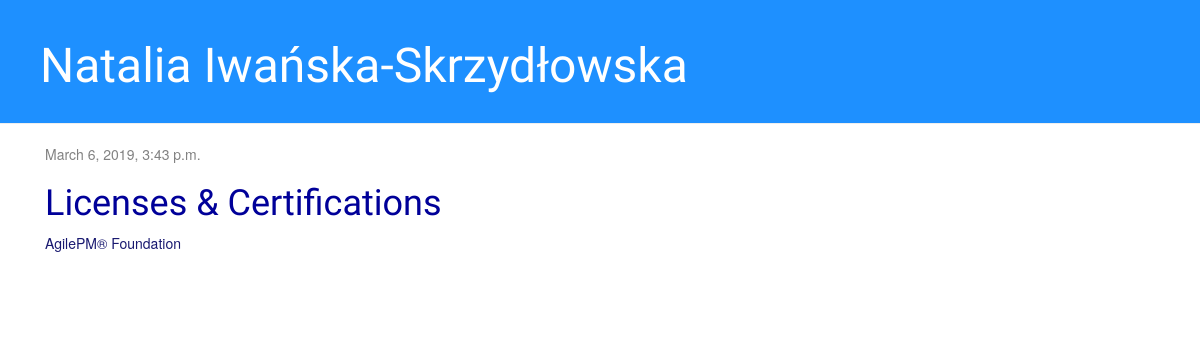
Screenshot of /post/3/ with the database file from the repository.
### myfirstapp/models.py (models this page shows, shortened)
class Post(models.Model):
    author = models.ForeignKey('auth.User', on_delete=models.CASCADE)
    title = models.CharField(max_length=200)
    text = models.TextField()
    created_date = models.DateTimeField(
            default=timezone.now)
    published_date = models.DateTimeField(
            blank=True, null=True)

### myfirstapp/views.py (the view)
# urls.py: path('post/<int:pk>/', views.post_detail, name='post_detail'),
def post_detail(request, pk):
    post = get_object_or_404(Post, pk=pk)
    return render(request, 'myfirstapp/post_detail.html', {'post': post})

### myfirstapp/templates/myfirstapp/post_detail.html
{% extends 'myfirstapp/base.html' %}
{% block content %}
    <div class="post">
        {% if post.published_date %}
            <div class="date">
                {{ post.published_date }}
            </div>
        {% endif %}
        <h1>{{ post.title }}</h1>
        <p>{{ post.text|safe|linebreaksbr }}</p>
    </div>
{% endblock %}

### myfirstapp/static/css/kolor.css (style rules this page uses)
h1, h2, h3, h4 { font-family: 'Courgette', cursive; color: #000099; }
.date { color: #828282; }
.post { margin-bottom: 70px; }

### rows the page displays
Post: published_date "March 6, 2019, 3:43 p.m.", title "Licenses & Certifications", text "AgilePM® Foundation"
